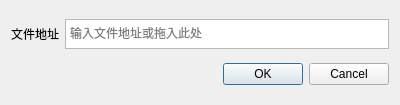
<?xml version="1.0" encoding="UTF-8"?>
<ui version="4.0">
 <class>chooseLoadFile</class>
 <widget class="QDialog" name="chooseLoadFile">
  <property name="geometry">
   <rect>
    <x>0</x>
    <y>0</y>
    <width>400</width>
    <height>105</height>
   </rect>
  </property>
  <property name="windowTitle">
   <string>Dialog</string>
  </property>
  <layout class="QVBoxLayout" name="verticalLayout">
   <item>
    <layout class="QHBoxLayout" name="horizontalLayout">
     <item>
      <widget class="QLabel" name="label">
       <property name="text">
        <string>文件地址</string>
       </property>
      </widget>
     </item>
     <item>
      <widget class="MyQTextEdit" name="textEdit">
       <property name="maximumSize">
        <size>
         <width>16777215</width>
         <height>30</height>
        </size>
       </property>
       <property name="markdown">
        <string/>
       </property>
       <property name="html">
        <string>&lt;!DOCTYPE HTML PUBLIC &quot;-//W3C//DTD HTML 4.0//EN&quot; &quot;http://www.w3.org/TR/REC-html40/strict.dtd&quot;&gt;
&lt;html&gt;&lt;head&gt;&lt;meta name=&quot;qrichtext&quot; content=&quot;1&quot; /&gt;&lt;style type=&quot;text/css&quot;&gt;
p, li { white-space: pre-wrap; }
&lt;/style&gt;&lt;/head&gt;&lt;body style=&quot; font-family:'SimSun'; font-size:9pt; font-weight:400; font-style:normal;&quot;&gt;
&lt;p style=&quot;-qt-paragraph-type:empty; margin-top:0px; margin-bottom:0px; margin-left:0px; margin-right:0px; -qt-block-indent:0; text-indent:0px;&quot;&gt;&lt;br /&gt;&lt;/p&gt;&lt;/body&gt;&lt;/html&gt;</string>
       </property>
       <property name="placeholderText">
        <string>输入文件地址或拖入此处</string>
       </property>
      </widget>
     </item>
    </layout>
   </item>
   <item>
    <widget class="QDialogButtonBox" name="buttonBox">
     <property name="orientation">
      <enum>Qt::Horizontal</enum>
     </property>
     <property name="standardButtons">
      <set>QDialogButtonBox::Cancel|QDialogButtonBox::Ok</set>
     </property>
    </widget>
   </item>
  </layout>
 </widget>
 <customwidgets>
  <customwidget>
   <class>MyQTextEdit</class>
   <extends>QTextEdit</extends>
   <header location="global">ui.MyWidgets.MyQTextEdit</header>
  </customwidget>
 </customwidgets>
 <resources/>
 <connections>
  <connection>
   <sender>buttonBox</sender>
   <signal>rejected()</signal>
   <receiver>chooseLoadFile</receiver>
   <slot>reject()</slot>
   <hints>
    <hint type="sourcelabel">
     <x>316</x>
     <y>260</y>
    </hint>
    <hint type="destinationlabel">
     <x>286</x>
     <y>274</y>
    </hint>
   </hints>
  </connection>
  <connection>
   <sender>buttonBox</sender>
   <signal>accepted()</signal>
   <receiver>chooseLoadFile</receiver>
   <slot>accept()</slot>
   <hints>
    <hint type="sourcelabel">
     <x>248</x>
     <y>254</y>
    </hint>
    <hint type="destinationlabel">
     <x>157</x>
     <y>274</y>
    </hint>
   </hints>
  </connection>
 </connections>
</ui>
